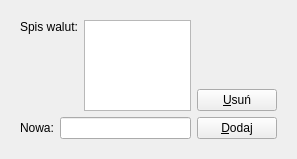
         <widget class="QWidget" name="Spiswalut">
          <property name="geometry">
           <rect>
            <x>0</x>
            <y>0</y>
            <width>297</width>
            <height>159</height>
           </rect>
          </property>
          <attribute name="label">
           <string>Spis walut</string>
          </attribute>
          <layout class="QGridLayout" name="gridLayout_7">
           <item row="0" column="0">
            <widget class="QFrame" name="frame6">
             <property name="frameShape">
              <enum>QFrame::NoFrame</enum>
             </property>
             <property name="frameShadow">
              <enum>QFrame::Plain</enum>
             </property>
             <layout class="QGridLayout" name="_12">
              <item row="0" column="0">
               <layout class="QHBoxLayout" name="_13">
                <item>
                 <layout class="QVBoxLayout" name="_14">
                  <item>
                   <layout class="QHBoxLayout" name="_15">
                    <item>
                     <widget class="QLabel" name="textLabel1_3_3_4">
                      <property name="text">
                       <string>Spis walut:</string>
                      </property>
                      <property name="alignment">
                       <set>Qt::AlignTop</set>
                      </property>
                      <property name="wordWrap">
                       <bool>false</bool>
                      </property>
                     </widget>
                    </item>
                    <item>
                     <widget class="QListWidget" name="currencylBox"/>
                    </item>
                   </layout>
                  </item>
                  <item>
                   <layout class="QHBoxLayout" name="_16">
                    <item>
                     <widget class="QLabel" name="textLabel2_4_3_4">
                      <property name="text">
                       <string>Nowa:</string>
                      </property>
                      <property name="wordWrap">
                       <bool>false</bool>
                      </property>
                     </widget>
                    </item>
                    <item>
                     <widget class="QLineEdit" name="currencyEdit">
                      <property name="maxLength">
                       <number>3</number>
                      </property>
                     </widget>
                    </item>
                   </layout>
                  </item>
                 </layout>
                </item>
                <item>
                 <layout class="QVBoxLayout" name="_17">
                  <item>
                   <layout class="QVBoxLayout" name="_18"/>
                  </item>
                  <item>
                   <spacer>
                    <property name="orientation">
                     <enum>Qt::Vertical</enum>
                    </property>
                    <property name="sizeType">
                     <enum>QSizePolicy::Expanding</enum>
                    </property>
                    <property name="sizeHint" stdset="0">
                     <size>
                      <width>21</width>
                      <height>51</height>
                     </size>
                    </property>
                   </spacer>
                  </item>
                  <item>
                   <layout class="QVBoxLayout" name="_19">
                    <item>
                     <widget class="QPushButton" name="currencyDelBtn">
                      <property name="text">
                       <string>&amp;Usuń</string>
                      </property>
                      <property name="shortcut">
                       <string>Alt+U</string>
                      </property>
                     </widget>
                    </item>
                    <item>
                     <widget class="QPushButton" name="currencyAddBtn">
                      <property name="text">
                       <string>&amp;Dodaj</string>
                      </property>
                      <property name="shortcut">
                       <string>Alt+D</string>
                      </property>
                     </widget>
                    </item>
                   </layout>
                  </item>
                 </layout>
                </item>
               </layout>
              </item>
             </layout>
            </widget>
           </item>
          </layout>
         </widget>
